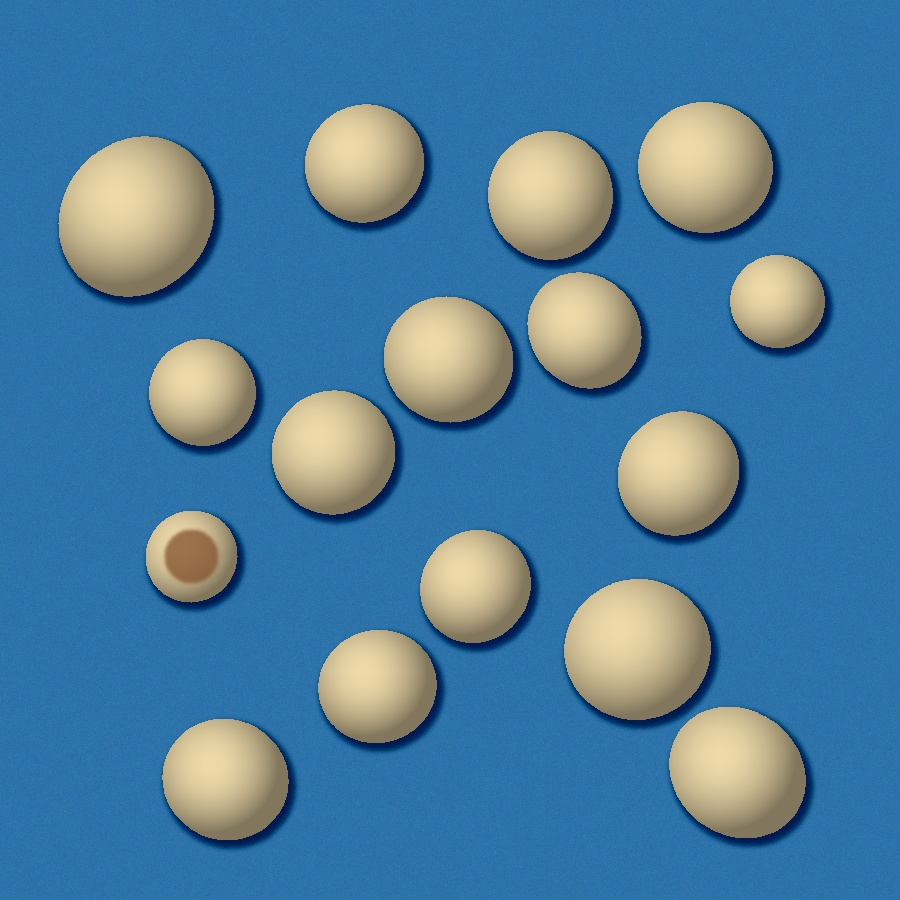
#> input picture data/raw/batch_01_premium.jpg, 900 x 900 px
$ python -i segmentation.py   (imports and definitions only)
#> lines starting #> are read from the running program, lines starting #| are printed output that depends on the picture; after the words box and inside, x2 and y2 are one past the last pixel; in counts of white or black regions, pixels touching at a corner belong together
"""
Background Segmentation Module.
Isolates macadamia nuts from standardized background mats (blue, green, black, white, or auto-detected).
Includes morphological refinement and Watershed separation for touching nuts.
"""

import logging
from typing import List, Optional, Tuple, Dict, Any
import cv2
import numpy as np

logger = logging.getLogger(__name__)


class BackgroundSegmenter:
    """
    Automated background subtraction and foreground nut segmentation.
    Supports standardized inspection mats (blue, green, dark, light) and auto-detection.
    """

    def __init__(
        self,
        mat_type: str = "auto",
        morphology_kernel_size: int = 5,
        min_nut_area_px: int = 400,
        max_nut_area_px: int = 150000,
    ):
        self.mat_type = mat_type.lower()
        self.kernel_size = morphology_kernel_size
        self.min_nut_area = min_nut_area_px
        self.max_nut_area = max_nut_area_px

    def segment(
        self, image: np.ndarray, mat_type_override: Optional[str] = None
    ) -> Dict[str, Any]:
        """
        Segments macadamia nuts from the background mat.

        Args:
            image: BGR input image
            mat_type_override: optional override for mat_type ("auto", "blue_mat", "green_mat", "dark_mat", "light_mat")

        Returns:
            Dictionary containing:
                - 'binary_mask': binary mask (255=nuts, 0=background)
                - 'foreground': masked BGR image with background blacked out
                - 'contours': list of contours for individual detected nut regions
                - 'segmented_components': labeled component mask from watershed
        """
        effective_mat = (mat_type_override or self.mat_type).lower()
        hsv = cv2.cvtColor(image, cv2.COLOR_BGR2HSV)
        lab = cv2.cvtColor(image, cv2.COLOR_BGR2LAB)

        # 1. Compute initial background mask based on mat type
        if effective_mat == "blue_mat":
            # Typical blue inspection mat: Hue 95-135, Saturation > 50
            mat_mask = cv2.inRange(hsv, np.array([90, 45, 40]), np.array([140, 255, 255]))
            nut_mask = cv2.bitwise_not(mat_mask)
        elif effective_mat == "green_mat":
            # Typical green inspection mat: Hue 35-85, Saturation > 45
            mat_mask = cv2.inRange(hsv, np.array([35, 45, 40]), np.array([85, 255, 255]))
            nut_mask = cv2.bitwise_not(mat_mask)
        elif effective_mat == "dark_mat":
            # Dark/black mat: Low value
            _, nut_mask = cv2.threshold(lab[:, :, 0], 55, 255, cv2.THRESH_BINARY)
        elif effective_mat == "light_mat":
            # White/light mat: High value
            gray = cv2.cvtColor(image, cv2.COLOR_BGR2GRAY)
            _, nut_mask = cv2.threshold(gray, 215, 255, cv2.THRESH_BINARY_INV)
        else:
            # Auto-detection: Sample border pixels to identify background color
            nut_mask = self._auto_segment_border_background(image, hsv, lab)

        # 2. Morphological Cleanup (Opening removes salt noise, Closing fills internal nut textures)
        kernel = cv2.getStructuringElement(cv2.MORPH_ELLIPSE, (self.kernel_size, self.kernel_size))
        opened = cv2.morphologyEx(nut_mask, cv2.MORPH_OPEN, kernel, iterations=1)
        closed = cv2.morphologyEx(opened, cv2.MORPH_CLOSE, kernel, iterations=2)

        # Fill internal holes inside nuts
        contour_fill = np.zeros_like(closed)
        contours, _ = cv2.findContours(closed, cv2.RETR_EXTERNAL, cv2.CHAIN_APPROX_SIMPLE)
        for cnt in contours:
            area = cv2.contourArea(cnt)
            if area >= self.min_nut_area:
                cv2.drawContours(contour_fill, [cnt], -1, 255, thickness=cv2.FILLED)

        # 3. Watershed Separation for Touching Nuts
        watershed_mask, valid_contours = self._apply_watershed(image, contour_fill)

        # 4. Generate clean foreground image
        foreground = cv2.bitwise_and(image, image, mask=watershed_mask)

        return {
            "binary_mask": watershed_mask,
            "foreground": foreground,
            "contours": valid_contours,
            "total_contours": len(valid_contours),
        }

    def _auto_segment_border_background(
        self, image: np.ndarray, hsv: np.ndarray, lab: np.ndarray
    ) -> np.ndarray:
        """
        Samples the perimeter of the image to determine background color profile,
        then thresholds based on Euclidean color distance in LAB space.
        """
        h, w = image.shape[:2]
        border_width = max(6, min(h, w) // 40)

        # Collect border pixels
        top = lab[:border_width, :]
        bottom = lab[-border_width:, :]
        left = lab[:, :border_width]
        right = lab[:, -border_width:]

        border_pixels = np.vstack([
            top.reshape(-1, 3),
            bottom.reshape(-1, 3),
            left.reshape(-1, 3),
            right.reshape(-1, 3),
        ])

        bg_mean = np.median(border_pixels, axis=0)
        bg_std = np.std(border_pixels, axis=0)

        # Compute color distance from background
        diff = lab.astype(np.float32) - bg_mean.astype(np.float32)
        dist = np.sqrt(np.sum(diff**2, axis=2))

        # Threshold distance: areas significantly different from background are foreground
        threshold_val = max(22.0, float(np.mean(bg_std) * 2.8))
        _, nut_mask = cv2.threshold(dist.astype(np.uint8), int(threshold_val), 255, cv2.THRESH_BINARY)

        # Combine with Otsu threshold on grayscale gradient for edge sharpness
        gray = cv2.cvtColor(image, cv2.COLOR_BGR2GRAY)
        blur = cv2.GaussianBlur(gray, (5, 5), 0)
        _, otsu = cv2.threshold(blur, 0, 255, cv2.THRESH_BINARY + cv2.THRESH_OTSU)

        # If background is bright, invert otsu
        if bg_mean[0] > 128:
            otsu = cv2.bitwise_not(otsu)

        # Logical OR to combine color contrast and intensity contrast
        combined = cv2.bitwise_or(nut_mask, otsu)
        return combined

    def _apply_watershed(
        self, image: np.ndarray, binary_mask: np.ndarray
    ) -> Tuple[np.ndarray, List[np.ndarray]]:
        """
        Separates touching macadamia kernels using distance transform and watershed.
        """
        # Distance transform
        dist_transform = cv2.distanceTransform(binary_mask, cv2.DIST_L2, 5)

        # Sure foreground area (centers of nuts)
        sure_fg_thresh = 0.38 * dist_transform.max() if dist_transform.max() > 0 else 0
        _, sure_fg = cv2.threshold(dist_transform, sure_fg_thresh, 255, 0)
        sure_fg = np.uint8(sure_fg)

        # Unknown boundary region
        kernel = cv2.getStructuringElement(cv2.MORPH_ELLIPSE, (3, 3))
        sure_bg = cv2.dilate(binary_mask, kernel, iterations=2)
        unknown = cv2.subtract(sure_bg, sure_fg)

        # Marker labeling
        _, markers = cv2.connectedComponents(sure_fg)
        markers = markers + 1
        markers[unknown == 255] = 0

        # Run watershed
        markers_ws = cv2.watershed(image, markers)

        # Output mask where markers > 1 (excluding boundary markers == -1 and background == 1)
        separated_mask = np.zeros_like(binary_mask)
        separated_mask[markers_ws > 1] = 255

        # Filter contours by size criteria
        raw_contours, _ = cv2.findContours(separated_mask, cv2.RETR_EXTERNAL, cv2.CHAIN_APPROX_SIMPLE)
        valid_contours = []
        final_mask = np.zeros_like(binary_mask)

        for cnt in raw_contours:
            area = cv2.contourArea(cnt)
            if self.min_nut_area <= area <= self.max_nut_area:
                # Shape filter: Macadamias have circular/oval shape (circularity > 0.35)
                perimeter = cv2.arcLength(cnt, True)
                if perimeter > 0:
                    circularity = 4 * np.pi * (area / (perimeter * perimeter))
                    if circularity >= 0.30:
                        valid_contours.append(cnt)
                        cv2.drawContours(final_mask, [cnt], -1, 255, thickness=cv2.FILLED)

        return final_mask, valid_contours

>>> import cv2
>>> picture = cv2.imread('../../data/raw/batch_01_premium.jpg')
#> picture is the input picture: shape (900, 900, 3); mean B, G, R 158.5, 125.2, 76.3
>>> result = BackgroundSegmenter().segment(picture)
#> in _auto_segment_border_background, `bg_mean = np.median(border_pixels, axis=0)`: bg_mean = [119, 125, 92]
#> in _auto_segment_border_background, `bg_std = np.std(border_pixels, axis=0)`: bg_std = [2.54, 0.837, 0.897]
#> in _auto_segment_border_background, `threshold_val = max(22.0, float(np.mean(bg_std) * 2.8))`: threshold_val = 22
#> in _auto_segment_border_background, `_, nut_mask = cv2.threshold(dist.astype(np.uint8), int(threshold_val),..`:
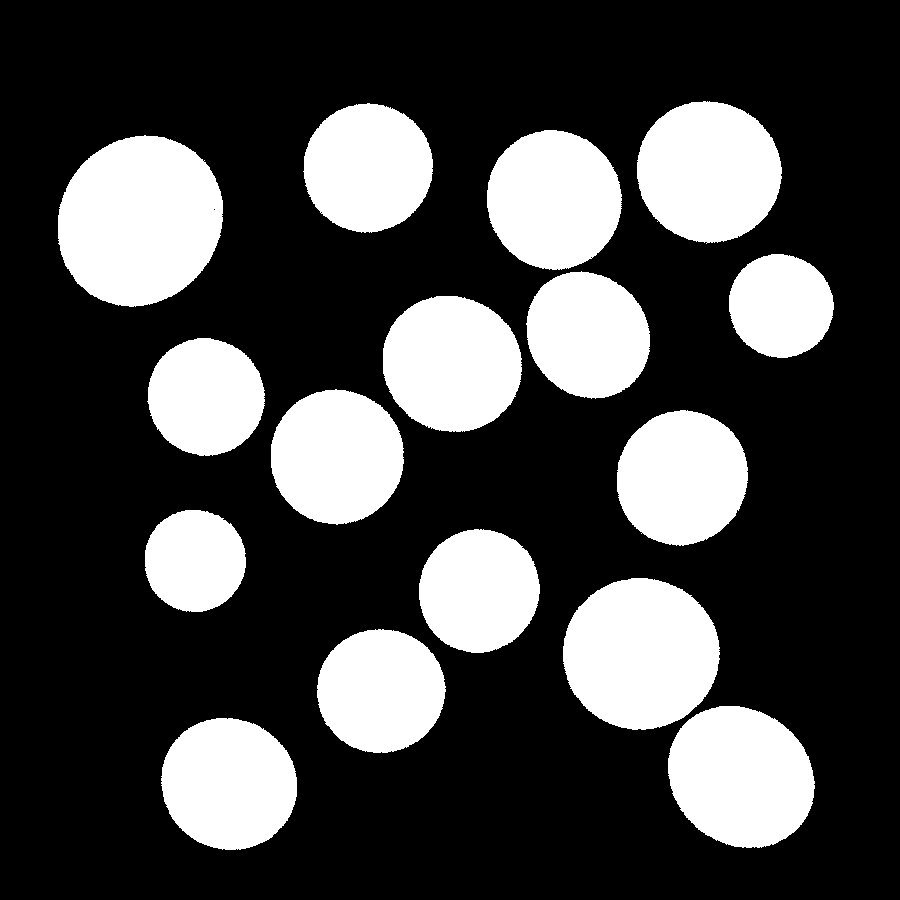
#> nut_mask: shape (900, 900); 27.4% white; 16 white regions, largest, box (x1, y1, x2, y2) and area: (58, 135, 223, 307) 22113, (563, 578, 720, 730) 18622, (668, 706, 815, 848) 16224
#> in segment, `contours, _ = cv2.findContours(closed, cv2.RETR_EXTERNAL, cv2.CHAIN_AP..`: contours = 14 contours; largest, box (x1, y1, x2, y2) and area: (563, 578, 815, 848) 34528, (487, 130, 650, 399) 26714, (58, 135, 223, 307) 21858, (637, 101, 782, 243) 15842, (383, 296, 522, 432) 14708
#> the loop in segment, `for cnt in contours:` made 14 passes
#> area on passes 1 to 8: 13892, 12289.5, 34527.5, 11532.5, 8009.5, 13692, 13910.5, 10572
#> in _apply_watershed, `sure_fg_thresh = 0.38 * dist_transform.max() if dist_transform.max() >..`: sure_fg_thresh = 30.05
#> in _apply_watershed, `kernel = cv2.getStructuringElement(cv2.MORPH_ELLIPSE, (3, 3))`: kernel = [[0, 1, 0], [1, 1, 1], [0, 1, 0]]
#> in _apply_watershed, `markers = markers + 1`:
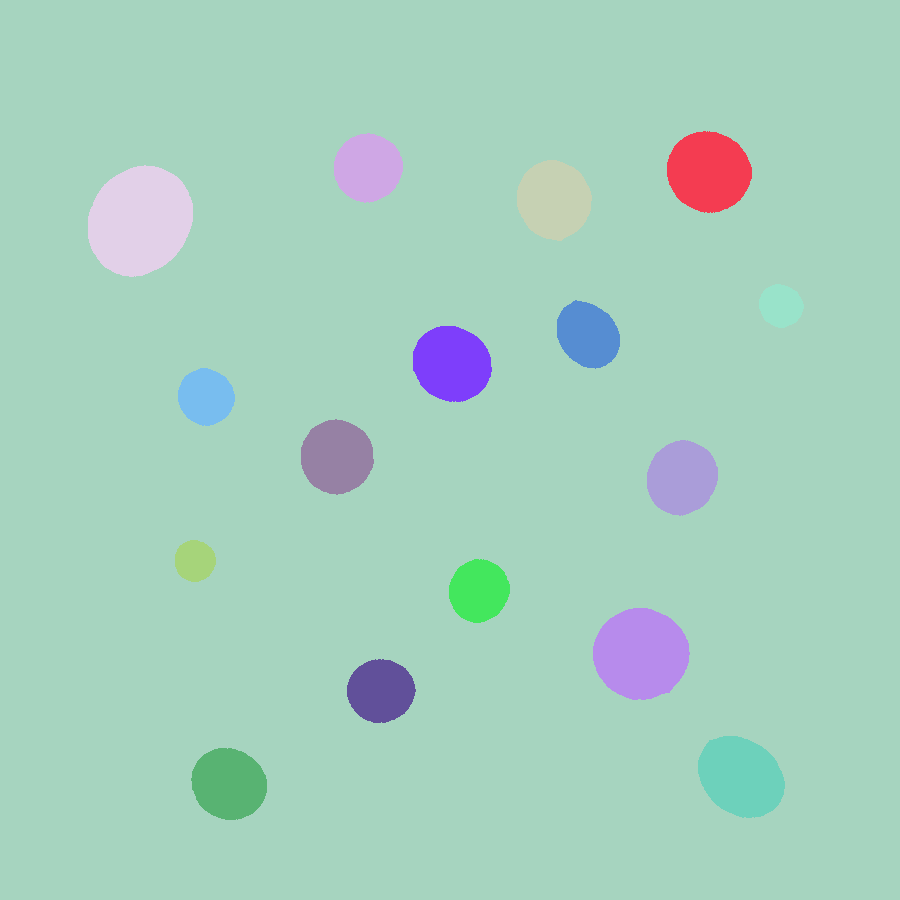
#> markers: shape (900, 900) int32; 17 distinct labels, from 1 to 17; one colour per label, 0 black
#> in _apply_watershed, `markers[unknown == 255] = 0`:
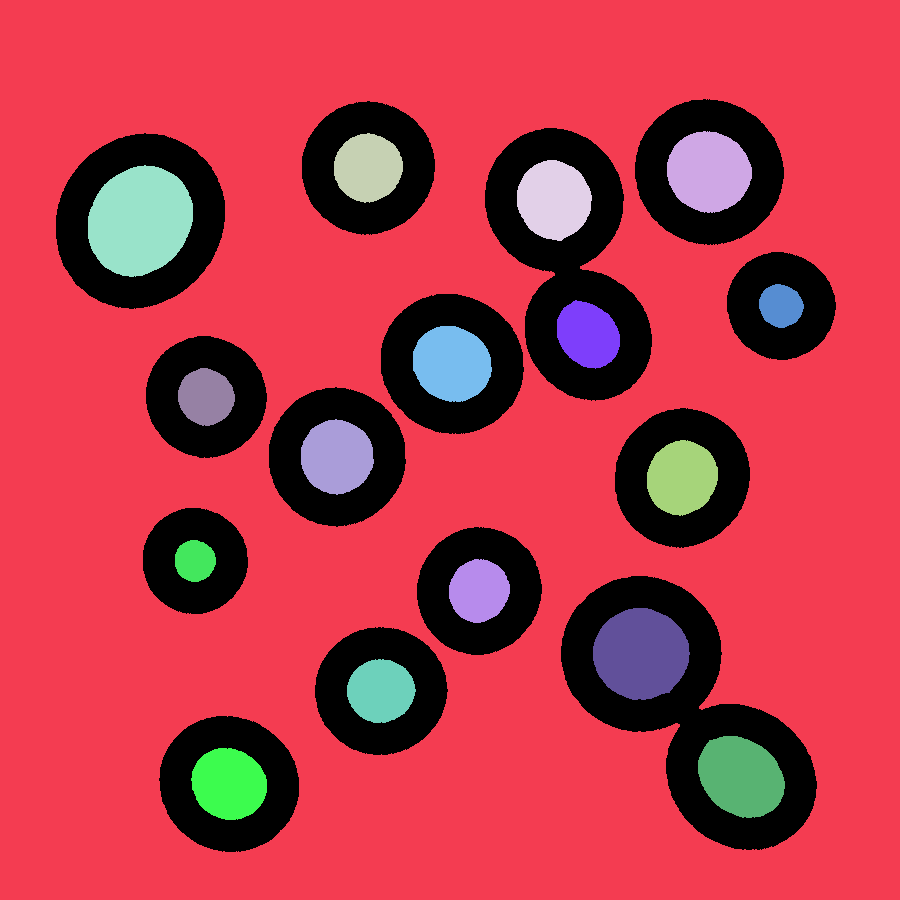
#> markers: shape (900, 900) int32; 18 distinct labels, from 0 to 17; one colour per label, 0 black
#> in _apply_watershed, `markers_ws = cv2.watershed(image, markers)`:
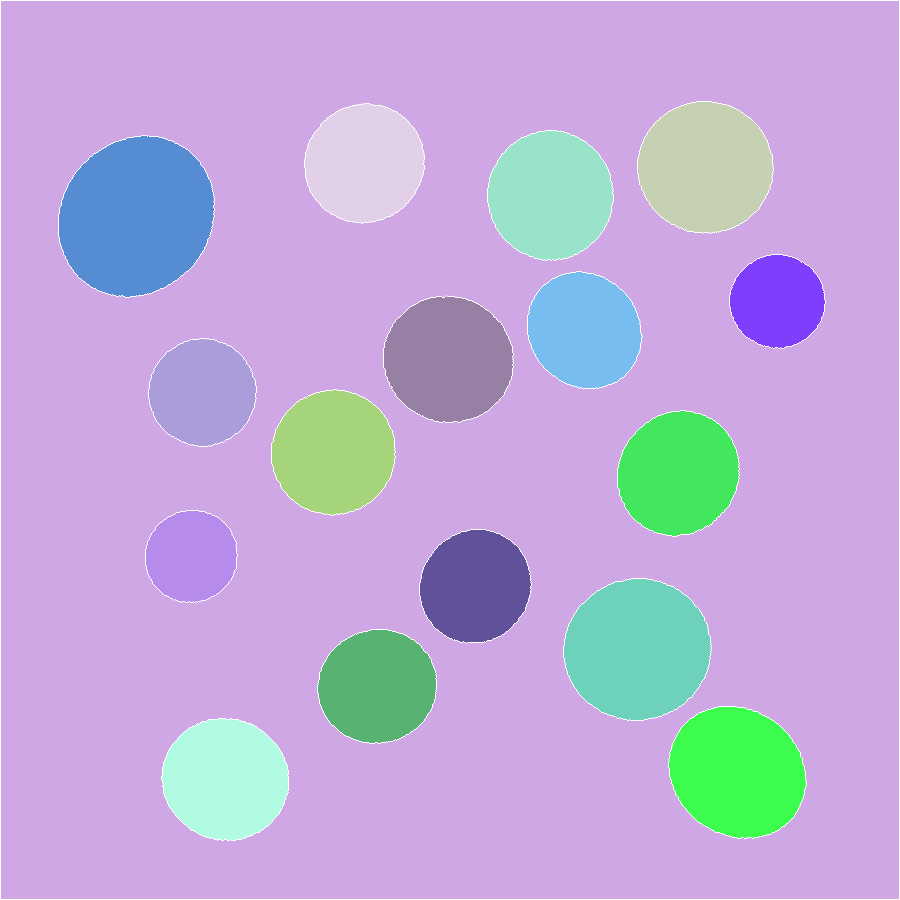
#> markers_ws: shape (900, 900) int32; 18 distinct labels, from -1 to 17; one colour per label, 0 black, -1 white
#> in _apply_watershed, `raw_contours, _ = cv2.findContours(separated_mask, cv2.RETR_EXTERNAL, ..`: raw_contours = 16 contours; largest, box (x1, y1, x2, y2) and area: (59, 136, 214, 297) 19147, (564, 579, 711, 720) 15920, (669, 707, 806, 838) 13696, (638, 102, 773, 233) 13588, (384, 296, 513, 422) 12502
#> the loop in _apply_watershed, `for cnt in raw_contours:` made 16 passes
#> (area, perimeter, circularity) on passes 1 to 8: (11749, 414.8, 0.858), (13695.5, 447.8, 0.858), (10290, 388.5, 0.857), (15919.5, 486.9, 0.844), (9577, 374, 0.86), (6418, 307.7, 0.852), (11531, 414.3, 0.844), (11770, 414.3, 0.862)
#> after the loop in _apply_watershed, `for cnt in raw_contours:`: valid_contours has the same summary as raw_contours
#> in segment, `watershed_mask, valid_contours = self._apply_watershed(image, contour_..`: valid_contours has the same summary as raw_contours in _apply_watershed
#> in segment, `foreground = cv2.bitwise_and(image, image, mask=watershed_mask)`:
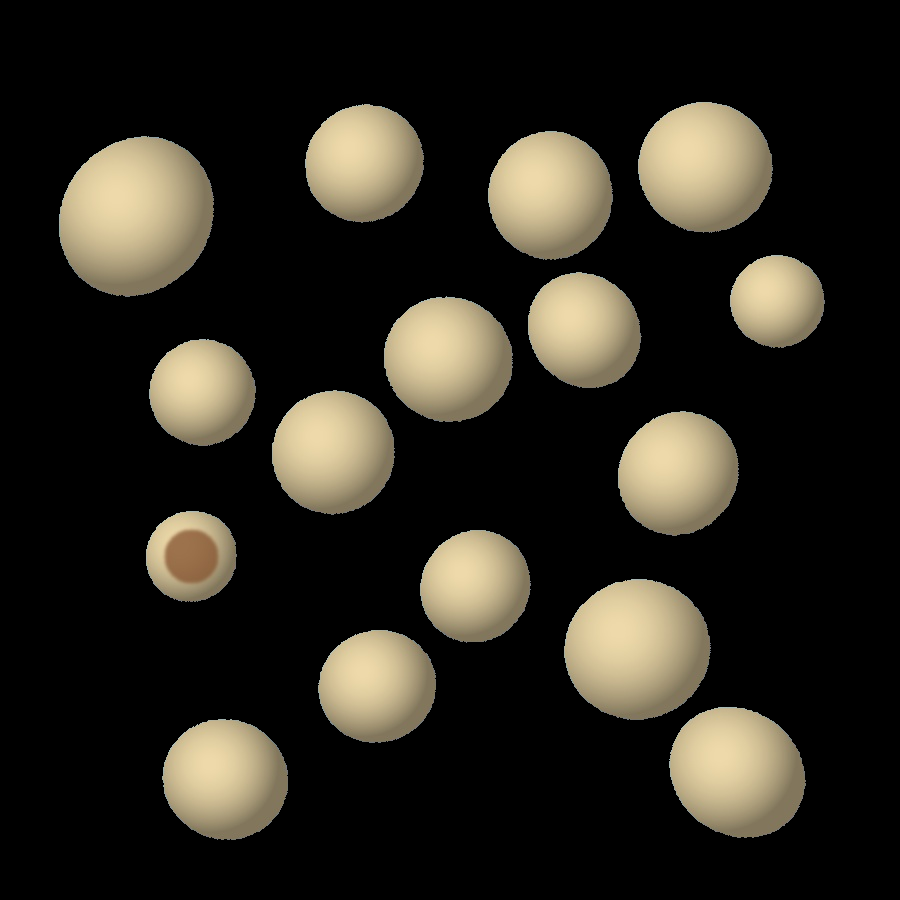
#> foreground: shape (900, 900, 3); mean B, G, R 31, 39.6, 43.2
#> result = 4 items
